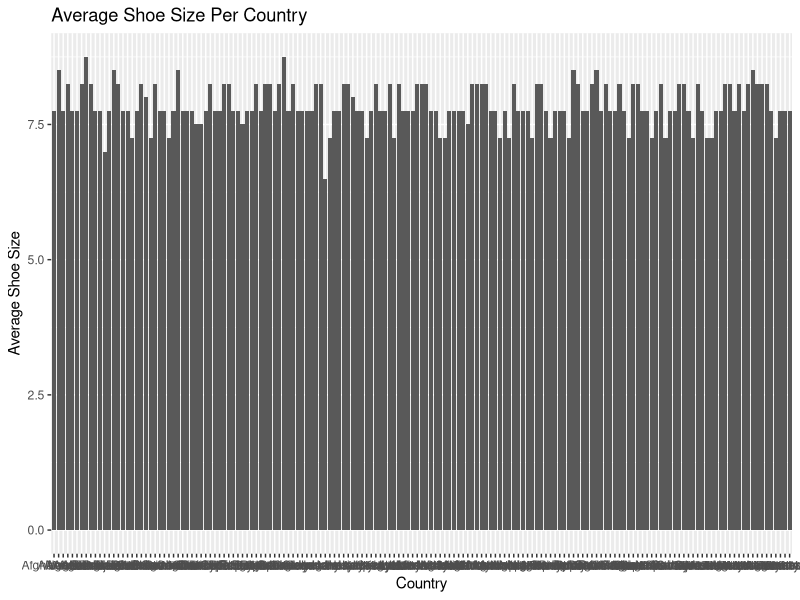

This chart was generated by the following R code:
library(tidyverse)
shoe_size_by_country <- read_csv("shoe-size-by-country-2024.csv") |>
  mutate( total = (AverageWomenShoeSize + AverageMenShoeSize) /2 ) 


# Scatterplot 
ggplot( data = shoe_size_by_country) + 
  aes( y = total, x = country) + 
  labs( y =  "Average Shoe Size",  x = "Country") + 
  ggtitle("Average Shoe Size Per Country") +  
  geom_col()